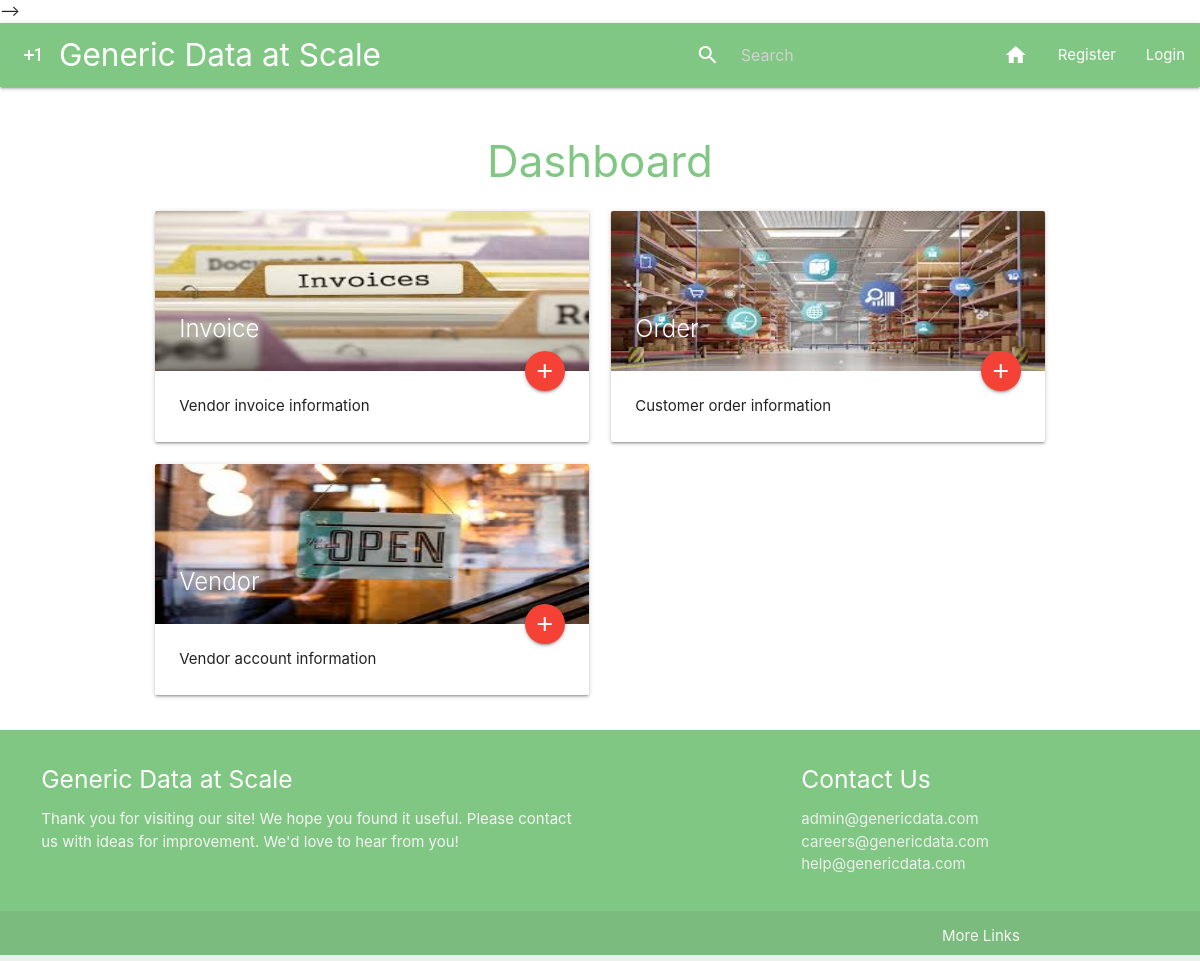
The page / on the database its author committed.
### main/models.py (models this page shows, shortened)
class Schema(models.Model):
    schema_name = models.CharField("schema name", max_length=200, blank=False)
    schema_description = models.CharField("schema_description", max_length=200, blank=True)
    string1 = models.CharField("string1", max_length=200, blank=False)
    string2 = models.CharField("string2", max_length=200, blank=True)
    string3 = models.CharField("string3", max_length=200, blank=True)
    string4 = models.CharField("string4", max_length=200, blank=True)
    string5 = models.CharField("string5", max_length=200, blank=True)
    string6 = models.CharField("string6", max_length=200, blank=True)
    string7 = models.CharField("string7", max_length=200, blank=True)
    string8 = models.CharField("string8", max_length=200, blank=True)
    string9 = models.CharField("string9", max_length=200, blank=True)
    string10 = models.CharField("string10", max_length=200, blank=True)
    date1 = models.CharField("date1", max_length=200, blank=True)
    date2 = models.CharField("date2", max_length=200, blank=True)
    date3 = models.CharField("date3", max_length=200, blank=True)
    date4 = models.CharField("date4", max_length=200, blank=True)
    date5 = models.CharField("date5", max_length=200, blank=True)
    float1 = models.CharField("float1", max_length=200, blank=True)
    float2 = models.CharField("float2", max_length=200, blank=True)
    float3 = models.CharField("float3", max_length=200, blank=True)
    float4 = models.CharField("float4", max_length=200, blank=True)
    float5 = models.CharField("float5", max_length=200, blank=True)
    int1 = models.CharField("int1", max_length=200, blank=True)
    int2 = models.CharField("int2", max_length=200, blank=True)
    int3 = models.CharField("int3", max_length=200, blank=True)
    int4 = models.CharField("int4", max_length=200, blank=True)
    int5 = models.CharField("int5", max_length=200, blank=True)
    status = models.CharField("status", max_length=200, blank=True)
    photo = models.ImageField(upload_to="media",
                                     default = os.path.join(settings.MEDIA_URL,"placeholder.jpeg"))
    class Meta():
        verbose_name_plural = "Schemas"

### main/views.py (the view)
# urls.py: path("", views.homepage, name="homepage"),
def homepage(request):
    context = {}
    title = "Dashboard"
    schemas = Schema.objects.all()
    context["title"] = title
    context["schemas"] = schemas
    return render(request=request,
                  template_name="main/homepage.html",
                  context=context)

### main/templates/main/homepage.html
{% extends 'main/header.html' %}
{% block content %}
{% load static %}
    <h3 style="color: #81C784; text-align: center">{{ title }}</h3>
    <div class="row" style="width: 80%;">
        {% for schema in schemas %}
            <div class="col s12 m6">
                <div class="card hoverable">
                    <div class="card-image">
                        <img src="{{ schema.photo }}" alt="Category image" style="height:20%;">
                        <span class="card-title">{{schema.schema_name}}</span>
                        <a href="generic_update/{{schema.schema_name}}/" class="btn-floating halfway-fab waves-effect waves-light red"><i class="material-icons">add</i></a>
                    </div>
                    <div class="card-content">
                        <p>{{schema.schema_description}}</p>
                    </div>
                </div>
            </div>
        {% endfor %}
    </div>
{% endblock %}

### main/templates/main/header.html (shortened to what this page needs)
<head>
    {% load static %}
    <link href="{% static 'main/css/materialize.css' %}" rel="stylesheet">
    <link href="//cdn.datatables.net/1.10.21/css/jquery.dataTables.min.css" rel="stylesheet">
</head>
<body>
    -->
    {% include "main/includes/navbar.html" %}
    <div class="container" style="min-height: calc(100vh - 285px); width: 95%">
        <br>
        {% block content %}
        {% endblock %}
    </div>
    {% include "main/includes/footer.html" %}
</body>

### main/templates/main/includes/navbar.html
<nav>
    <div class="nav-wrapper">
        <a href="#" class="brand-logo"><i class="medium material-icons" style="padding-left: 20px;">exposure_plus_1</i>Generic Data at Scale</a>
        <ul id="nav-mobile" class="right hide-on-med-and-down">
            <li>
                <form action="/search">
                    <div class="input-field">
                        <input id="search" type="search" placeholder="Search" name="q" style="color: silver;" required>
                        <label class="label-icon" for="search"><i class="material-icons">search</i></label>
                        <i class="material-icons">close</i>
                    </div>
                </form>
            </li>
            <li><a href="/"><i class="material-icons" style="padding-left: 0px;">home</i></a></li>
            {% if user.is_authenticated %}
                <li><a href="/profile/{{user.username}}" title="{{user.username}}"><i class="material-icons" style="padding-left: 0px;">account_circle</i></a></li>
                <li><a href="/logout">Logout</a></li>
            {% else %}
                <li><a href="/register">Register</a></li>
                <li><a href="/login">Login</a></li>
            {% endif %}
        </ul>
    </div>
</nav>

### main/templates/main/includes/footer.html
<footer class="page-footer" style="height: 225px;">
  <div class="container" style="width: 95%;">
    <div class="row">
      <div class="col l6 s12">
        <h5 class="white-text">Generic Data at Scale</h5>
        <p class="grey-text text-lighten-4">Thank you for visiting our site! We hope you found it useful. Please contact us with ideas for improvement. We'd love to hear from you!</p>
      </div>
      <div class="col l4 offset-l2 s12">
        <h5 class="white-text">Contact Us</h5>
        <ul>
          <li><a class="grey-text text-lighten-3" href="#!">admin@genericdata.com</a></li>
          <li><a class="grey-text text-lighten-3" href="#!">careers@genericdata.com</a></li>
          <li><a class="grey-text text-lighten-3" href="#!">help@genericdata.com</a></li>
        </ul>
      </div>
    </div>
  </div>
  <div class="footer-copyright">
    <div class="container">
    <a class="grey-text text-lighten-4 right" href="#!">More Links</a>
    </div>
  </div>
</footer>

### rows shown on the page
Schema: photo (picture), schema_name "Invoice", schema_description "Vendor invoice information"
Schema: photo (picture), schema_name "Order", schema_description "Customer order information"
Schema: photo (picture), schema_name "Vendor", schema_description "Vendor account information"

### other values the page prints
{{ title }} "Dashboard"
